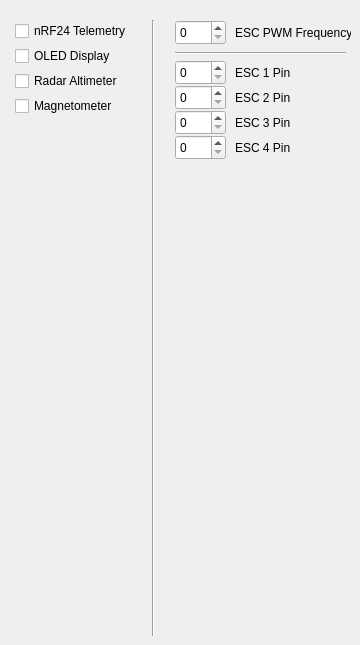
    <widget class="QWidget" name="cfgtab">
     <attribute name="title">
      <string>Configuration</string>
     </attribute>
     <widget class="QSpinBox" name="esc_freq">
      <property name="geometry">
       <rect>
        <x>175</x>
        <y>20</y>
        <width>51</width>
        <height>25</height>
       </rect>
      </property>
      <property name="maximum">
       <number>1000</number>
      </property>
     </widget>
     <widget class="QCheckBox" name="nrf_enable">
      <property name="geometry">
       <rect>
        <x>15</x>
        <y>20</y>
        <width>116</width>
        <height>22</height>
       </rect>
      </property>
      <property name="text">
       <string>nRF24 Telemetry</string>
      </property>
     </widget>
     <widget class="QCheckBox" name="oled_enable">
      <property name="geometry">
       <rect>
        <x>15</x>
        <y>45</y>
        <width>116</width>
        <height>22</height>
       </rect>
      </property>
      <property name="text">
       <string>OLED Display</string>
      </property>
     </widget>
     <widget class="QCheckBox" name="radar_enable">
      <property name="geometry">
       <rect>
        <x>15</x>
        <y>70</y>
        <width>116</width>
        <height>22</height>
       </rect>
      </property>
      <property name="text">
       <string>Radar Altimeter</string>
      </property>
     </widget>
     <widget class="QCheckBox" name="magnet_enable">
      <property name="geometry">
       <rect>
        <x>15</x>
        <y>95</y>
        <width>116</width>
        <height>22</height>
       </rect>
      </property>
      <property name="text">
       <string>Magnetometer</string>
      </property>
     </widget>
     <widget class="QLabel" name="label_14">
      <property name="geometry">
       <rect>
        <x>235</x>
        <y>25</y>
        <width>116</width>
        <height>16</height>
       </rect>
      </property>
      <property name="text">
       <string>ESC PWM Frequency</string>
      </property>
     </widget>
     <widget class="QLabel" name="label_15">
      <property name="geometry">
       <rect>
        <x>235</x>
        <y>65</y>
        <width>56</width>
        <height>16</height>
       </rect>
      </property>
      <property name="text">
       <string>ESC 1 Pin</string>
      </property>
     </widget>
     <widget class="QSpinBox" name="esc1_pin">
      <property name="geometry">
       <rect>
        <x>175</x>
        <y>60</y>
        <width>51</width>
        <height>25</height>
       </rect>
      </property>
     </widget>
     <widget class="QLabel" name="label_16">
      <property name="geometry">
       <rect>
        <x>235</x>
        <y>90</y>
        <width>56</width>
        <height>16</height>
       </rect>
      </property>
      <property name="text">
       <string>ESC 2 Pin</string>
      </property>
     </widget>
     <widget class="QSpinBox" name="esc2_pin">
      <property name="geometry">
       <rect>
        <x>175</x>
        <y>85</y>
        <width>51</width>
        <height>25</height>
       </rect>
      </property>
     </widget>
     <widget class="QSpinBox" name="esc4_pin">
      <property name="geometry">
       <rect>
        <x>175</x>
        <y>135</y>
        <width>51</width>
        <height>25</height>
       </rect>
      </property>
     </widget>
     <widget class="QLabel" name="label_17">
      <property name="geometry">
       <rect>
        <x>235</x>
        <y>140</y>
        <width>56</width>
        <height>16</height>
       </rect>
      </property>
      <property name="text">
       <string>ESC 4 Pin</string>
      </property>
     </widget>
     <widget class="QSpinBox" name="esc3_pin">
      <property name="geometry">
       <rect>
        <x>175</x>
        <y>110</y>
        <width>51</width>
        <height>25</height>
       </rect>
      </property>
     </widget>
     <widget class="QLabel" name="label_18">
      <property name="geometry">
       <rect>
        <x>235</x>
        <y>115</y>
        <width>56</width>
        <height>16</height>
       </rect>
      </property>
      <property name="text">
       <string>ESC 3 Pin</string>
      </property>
     </widget>
     <widget class="Line" name="line_3">
      <property name="geometry">
       <rect>
        <x>175</x>
        <y>45</y>
        <width>171</width>
        <height>16</height>
       </rect>
      </property>
      <property name="orientation">
       <enum>Qt::Horizontal</enum>
      </property>
     </widget>
     <widget class="Line" name="line_4">
      <property name="geometry">
       <rect>
        <x>145</x>
        <y>20</y>
        <width>16</width>
        <height>616</height>
       </rect>
      </property>
      <property name="orientation">
       <enum>Qt::Vertical</enum>
      </property>
     </widget>
    </widget>
